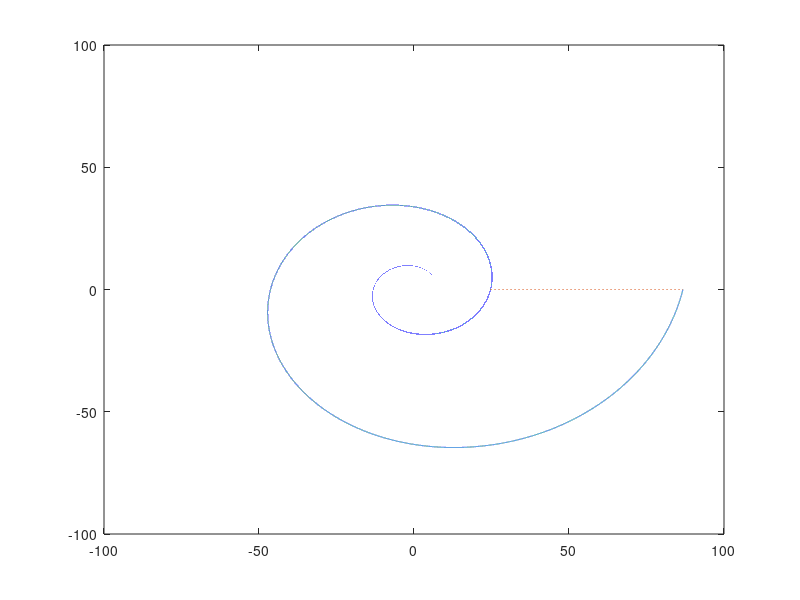

Recreate this plot in MATLAB.
e = exp(1);
o = [0:0.0001:6*pi];
r = 2*e.^(0.2.*o);

%Spirale Koordinaten
x = r .* cos(o);
y = r .* sin(o);

%gepunktete Linie Bauen:
lx = [((2*e.^(0.2.*4*pi)) * cos(4*pi)), ((2*e.^(0.2.*6*pi)) * cos(6*pi))];
ly = [((2*e.^(0.2.*4*pi)) * sin(4*pi)), ((2*e.^(0.2.*6*pi)) * sin(6*pi))];

figure;
plot(x, y);
hold on;
plot(lx,ly,"LineStyle",":")
xlim([-100 100]);
ylim([-100 100]);
saveas(gcf, "spirale.png")